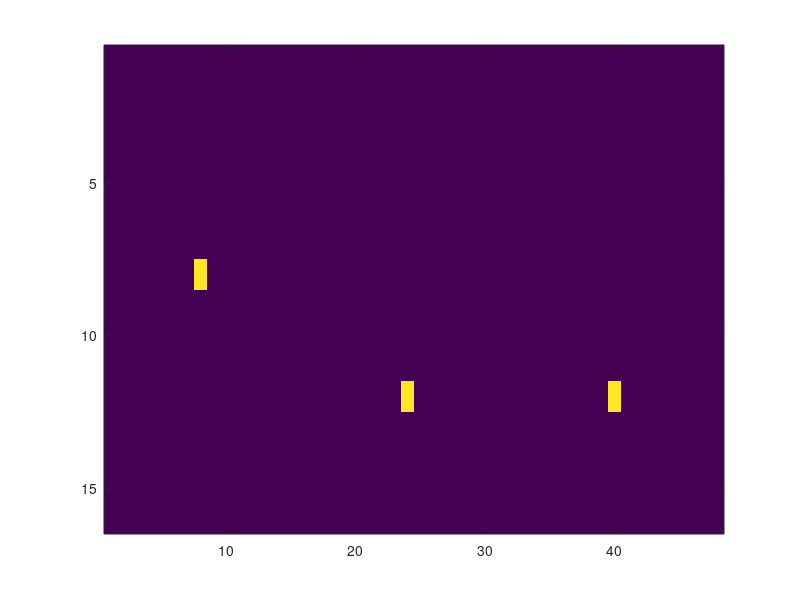
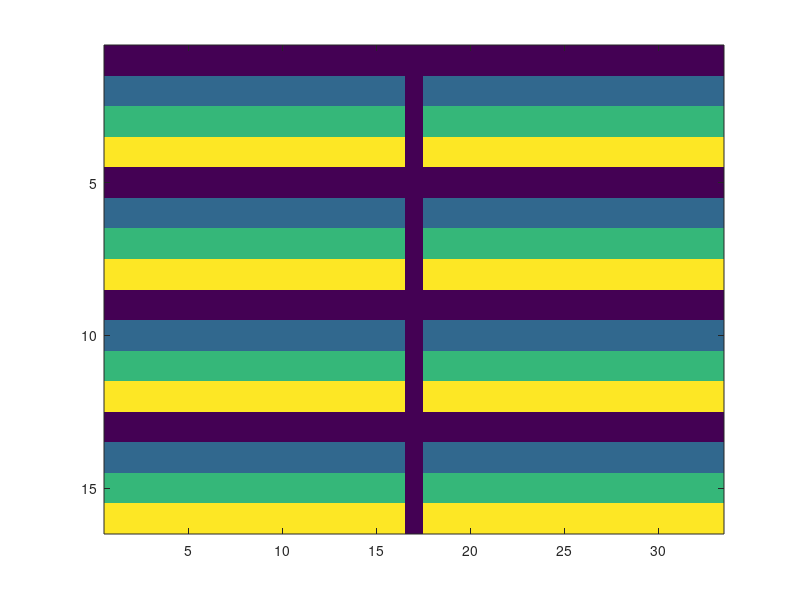

Recreate these plots in MATLAB, in order.
%% Understanding pixel shift
M1 = zeros(16);
[len_x, len_y] = size(M1);
x0 = 8;
y0 = 8;
M1(x0,y0) = 1;
kspace1 = fftshift(fft2(M1));



M2 = zeros(16);
x1 = 12;
y1 = y0;
M2(x1,y1) = 1;
kspace2 = fftshift(fft2(M2));

%% Calculating phase changes because of this pixel shift

dx = x1 - x0;
num_cycles_x = ceil(abs(len_x/dx));
phase_dx = sign(dx)*2*pi/num_cycles_x;


phases_x = 0:phase_dx:(num_cycles_x-1)*phase_dx; %Should be a column vector for x and a row vector for y
phase_matx = repmat(phases_x.',[ len_x/num_cycles_x  len_y ]);

%% Some viz 
kspace2_hat = kspace1.*exp(-1i.*phase_matx);
M2_hat = ifft2(kspace2_hat);
figure; imagesc(cat(2,abs(M1),abs(M2),abs(M2_hat)));
% Phase 
figure; imagesc(cat(2, rad2deg(mod(angle(kspace1) - angle(kspace2),2*pi)), zeros(len_x,1),rad2deg(mod(phase_matx,2*pi)))); 
